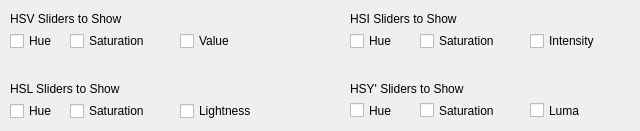
    <widget class="QWidget" name="colorSliderOptions" native="true">
     <property name="sizePolicy">
      <sizepolicy hsizetype="Fixed" vsizetype="Fixed">
       <horstretch>0</horstretch>
       <verstretch>0</verstretch>
      </sizepolicy>
     </property>
     <property name="minimumSize">
      <size>
       <width>640</width>
       <height>131</height>
      </size>
     </property>
     <widget class="QCheckBox" name="csl_hsyY">
      <property name="geometry">
       <rect>
        <x>530</x>
        <y>100</y>
        <width>71</width>
        <height>21</height>
       </rect>
      </property>
      <property name="text">
       <string>Luma</string>
      </property>
     </widget>
     <widget class="QCheckBox" name="csl_hsvS">
      <property name="geometry">
       <rect>
        <x>70</x>
        <y>30</y>
        <width>102</width>
        <height>22</height>
       </rect>
      </property>
      <property name="text">
       <string>Saturation</string>
      </property>
     </widget>
     <widget class="QLabel" name="HSL_title">
      <property name="geometry">
       <rect>
        <x>10</x>
        <y>80</y>
        <width>139</width>
        <height>17</height>
       </rect>
      </property>
      <property name="text">
       <string>HSL Sliders to Show</string>
      </property>
     </widget>
     <widget class="QLabel" name="HSI_title">
      <property name="geometry">
       <rect>
        <x>350</x>
        <y>10</y>
        <width>138</width>
        <height>17</height>
       </rect>
      </property>
      <property name="text">
       <string>HSI Sliders to Show</string>
      </property>
     </widget>
     <widget class="QLabel" name="HSV_title">
      <property name="geometry">
       <rect>
        <x>10</x>
        <y>10</y>
        <width>151</width>
        <height>17</height>
       </rect>
      </property>
      <property name="text">
       <string>HSV Sliders to Show</string>
      </property>
     </widget>
     <widget class="QCheckBox" name="csl_hsiS">
      <property name="geometry">
       <rect>
        <x>420</x>
        <y>30</y>
        <width>101</width>
        <height>22</height>
       </rect>
      </property>
      <property name="text">
       <string>Saturation</string>
      </property>
     </widget>
     <widget class="QCheckBox" name="csl_hslL">
      <property name="geometry">
       <rect>
        <x>180</x>
        <y>100</y>
        <width>139</width>
        <height>22</height>
       </rect>
      </property>
      <property name="text">
       <string>Lightness</string>
      </property>
     </widget>
     <widget class="QLabel" name="HSY_title">
      <property name="geometry">
       <rect>
        <x>350</x>
        <y>80</y>
        <width>151</width>
        <height>17</height>
       </rect>
      </property>
      <property name="text">
       <string>HSY' Sliders to Show</string>
      </property>
     </widget>
     <widget class="QCheckBox" name="csl_hsvH">
      <property name="geometry">
       <rect>
        <x>10</x>
        <y>30</y>
        <width>102</width>
        <height>22</height>
       </rect>
      </property>
      <property name="text">
       <string>Hue</string>
      </property>
     </widget>
     <widget class="QCheckBox" name="csl_hsiI">
      <property name="geometry">
       <rect>
        <x>530</x>
        <y>30</y>
        <width>91</width>
        <height>22</height>
       </rect>
      </property>
      <property name="text">
       <string>Intensity</string>
      </property>
     </widget>
     <widget class="QCheckBox" name="csl_hsvV">
      <property name="geometry">
       <rect>
        <x>180</x>
        <y>30</y>
        <width>102</width>
        <height>22</height>
       </rect>
      </property>
      <property name="text">
       <string>Value</string>
      </property>
     </widget>
     <widget class="QCheckBox" name="csl_hslS">
      <property name="geometry">
       <rect>
        <x>70</x>
        <y>100</y>
        <width>139</width>
        <height>22</height>
       </rect>
      </property>
      <property name="text">
       <string>Saturation</string>
      </property>
     </widget>
     <widget class="QCheckBox" name="csl_hsyS">
      <property name="geometry">
       <rect>
        <x>420</x>
        <y>100</y>
        <width>111</width>
        <height>21</height>
       </rect>
      </property>
      <property name="text">
       <string>Saturation</string>
      </property>
     </widget>
     <widget class="QCheckBox" name="csl_hslH">
      <property name="geometry">
       <rect>
        <x>10</x>
        <y>100</y>
        <width>139</width>
        <height>22</height>
       </rect>
      </property>
      <property name="text">
       <string>Hue</string>
      </property>
     </widget>
     <widget class="QCheckBox" name="csl_hsiH">
      <property name="geometry">
       <rect>
        <x>350</x>
        <y>30</y>
        <width>61</width>
        <height>22</height>
       </rect>
      </property>
      <property name="text">
       <string>Hue</string>
      </property>
     </widget>
     <widget class="QCheckBox" name="csl_hsyH">
      <property name="geometry">
       <rect>
        <x>350</x>
        <y>100</y>
        <width>61</width>
        <height>21</height>
       </rect>
      </property>
      <property name="text">
       <string>Hue</string>
      </property>
     </widget>
    </widget>
